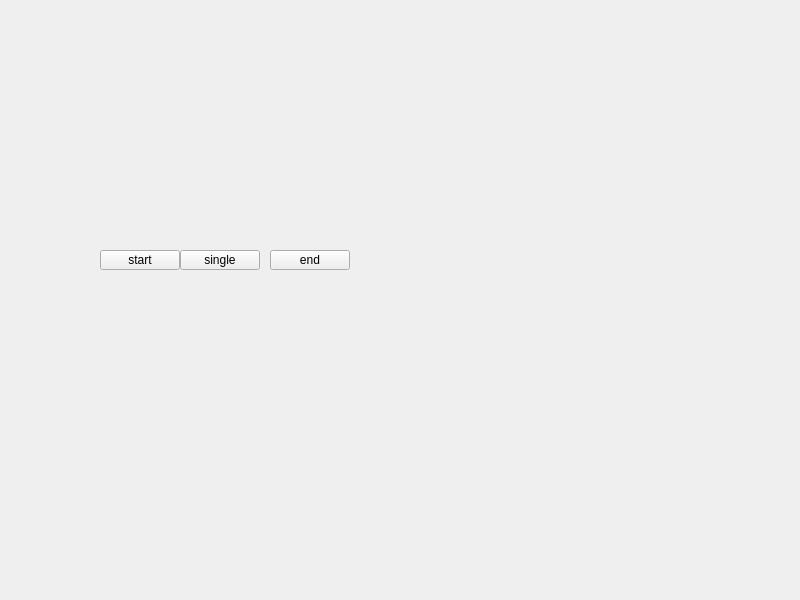
<?xml version="1.0" encoding="UTF-8"?>
<ui version="4.0">
 <class>Widget</class>
 <widget class="QWidget" name="Widget">
  <property name="geometry">
   <rect>
    <x>0</x>
    <y>0</y>
    <width>800</width>
    <height>600</height>
   </rect>
  </property>
  <property name="windowTitle">
   <string>Widget</string>
  </property>
  <widget class="QLabel" name="label">
   <property name="geometry">
    <rect>
     <x>103</x>
     <y>50</y>
     <width>241</width>
     <height>171</height>
    </rect>
   </property>
   <property name="text">
    <string/>
   </property>
   <property name="scaledContents">
    <bool>true</bool>
   </property>
  </widget>
  <widget class="QPushButton" name="startButton">
   <property name="geometry">
    <rect>
     <x>100</x>
     <y>250</y>
     <width>80</width>
     <height>20</height>
    </rect>
   </property>
   <property name="text">
    <string>start</string>
   </property>
  </widget>
  <widget class="QPushButton" name="endButton">
   <property name="geometry">
    <rect>
     <x>270</x>
     <y>250</y>
     <width>80</width>
     <height>20</height>
    </rect>
   </property>
   <property name="text">
    <string>end</string>
   </property>
  </widget>
  <widget class="QPushButton" name="singleButton">
   <property name="geometry">
    <rect>
     <x>180</x>
     <y>250</y>
     <width>80</width>
     <height>20</height>
    </rect>
   </property>
   <property name="text">
    <string>single</string>
   </property>
  </widget>
 </widget>
 <resources/>
 <connections/>
</ui>
